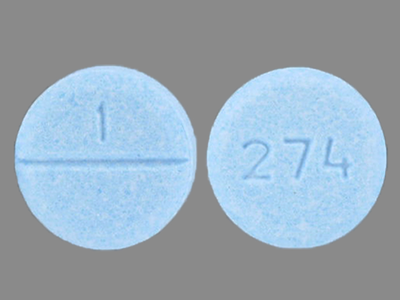
#> input picture test_img.png, 400 x 300 px
$ python contours.py --image test_img.png   (older library calls are emulated)
#> lines starting #> are read from the running program, lines starting #| are printed output that depends on the picture; after the words box and inside, x2 and y2 are one past the last pixel; in counts of white or black regions, pixels touching at a corner belong together
# -*- coding: utf-8 -*-
"""
Created on Fri Jun 15 12:18:36 2018

@author: Anuj Rohilla
"""
#importing the required modules
import cv2
import argparse

#creating the command line argument
arg = argparse.ArgumentParser()
arg.add_argument("-i","--image",required = True, help = "Path of the image")
args = vars(arg.parse_args())

#loading the image
image = cv2.imread(args["image"])
#> image is the input picture: shape (300, 400, 3); mean B, G, R 183.3, 169.7, 152.7

#converting the colored image into grascale
gray = cv2.cvtColor(image, cv2.COLOR_BGR2GRAY)
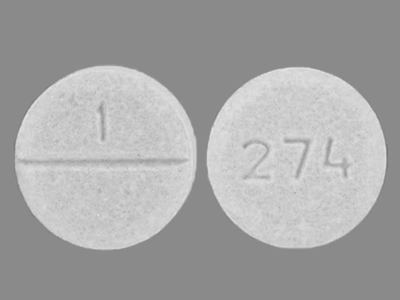
#> gray: shape (300, 400); min 114, max 230, mean 166.2

#blurring the image
blur = cv2.GaussianBlur(gray, (3,3), 0)
pyr = cv2.pyrMeanShiftFiltering(image, 20, 51)
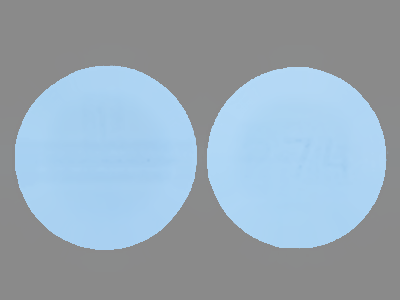
#> pyr: shape (300, 400, 3); mean B, G, R 183.1, 169.5, 152.4
bi_blur = cv2.bilateralFilter(gray, 7, 41, 41)

#applying the canny edge detection
canny = cv2.Canny(blur, 50, 150)
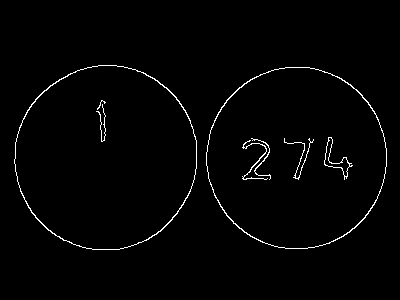
#> canny: shape (300, 400); 1.6% white in thin lines or dots, all inside (x1, y1, x2, y2) = (14, 65, 387, 250)
canny_pyr = cv2.Canny(pyr, 50, 150)
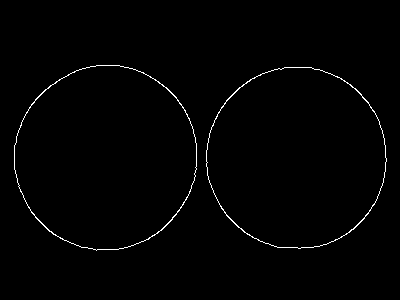
#> canny_pyr: shape (300, 400); 1% white in thin lines or dots, all inside (x1, y1, x2, y2) = (14, 65, 387, 251)
canny_bi = cv2.Canny(bi_blur, 50, 150)
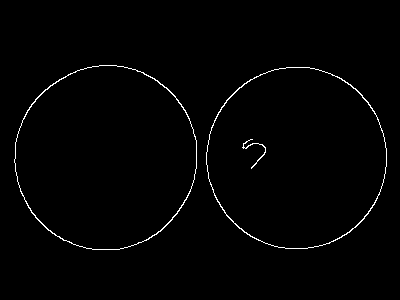
#> canny_bi: shape (300, 400); 1.2% white in thin lines or dots, all inside (x1, y1, x2, y2) = (14, 65, 387, 250)

#displaying the edge detected image
cv2.imshow("Canny", canny)
cv2.imshow("Canny_pyr", canny_pyr)
cv2.imshow("Canny_bi", canny_bi)

#finding contours in the
(img, cnts, _) = cv2.findContours(canny_bi.copy(), cv2.RETR_EXTERNAL, cv2.CHAIN_APPROX_NONE)
#> cnts = 2 contours; box (x1, y1, x2, y2) and area: (14, 65, 197, 250) 26330, (206, 67, 387, 249) 25663

print(f"Number of countours {len(cnts)}")
#| Number of countours 2

#copying the image for drawing the contour on it
img_copy = image.copy()

#filtering the contour by an area threshold
for cnt in cnts:
    area = cv2.contourArea(cnt)
    if area > 100:
        cv2.drawContours(img_copy, cnt, -1, (0, 0, 255), 2)
#> this loop made 2 passes
#> area on passes 1 to 2: 25663, 26330
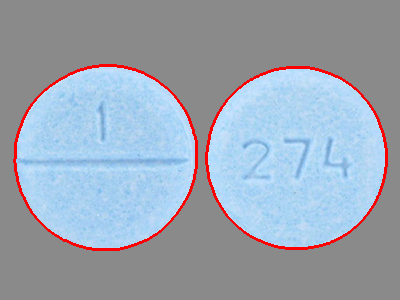
#> img_copy: shape (300, 400, 3); 2.58% of pixels changed, all inside (x1, y1, x2, y2) = (13, 64, 388, 251)

#displaying the contour
cv2.imshow("Image_Copy by area threshold", img_copy)
cv2.waitKey(0)

#filtering the contour by seecting maximum area contour
max = 0
big = []

for cnt in cnts:
    area = cv2.contourArea(cnt)
    if area > max:
        max = area
        big.append(cnt)
#> this loop made 2 passes
#> (area, max) on passes 1 to 2: (25663, 25663), (26330, 26330)
#> after the loop, big has the same summary as cnts; max = 26330

cv2.drawContours(img_copy, big, len(big)-1, (0, 0, 255), 2)
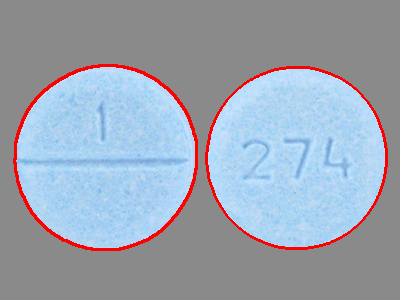
#> img_copy: shape (300, 400, 3); 0.36% of pixels changed, all inside (x1, y1, x2, y2) = (13, 64, 198, 251)

#displaying the contour
cv2.imshow("Image_Copy by max area", img_copy)
cv2.waitKey(0)
